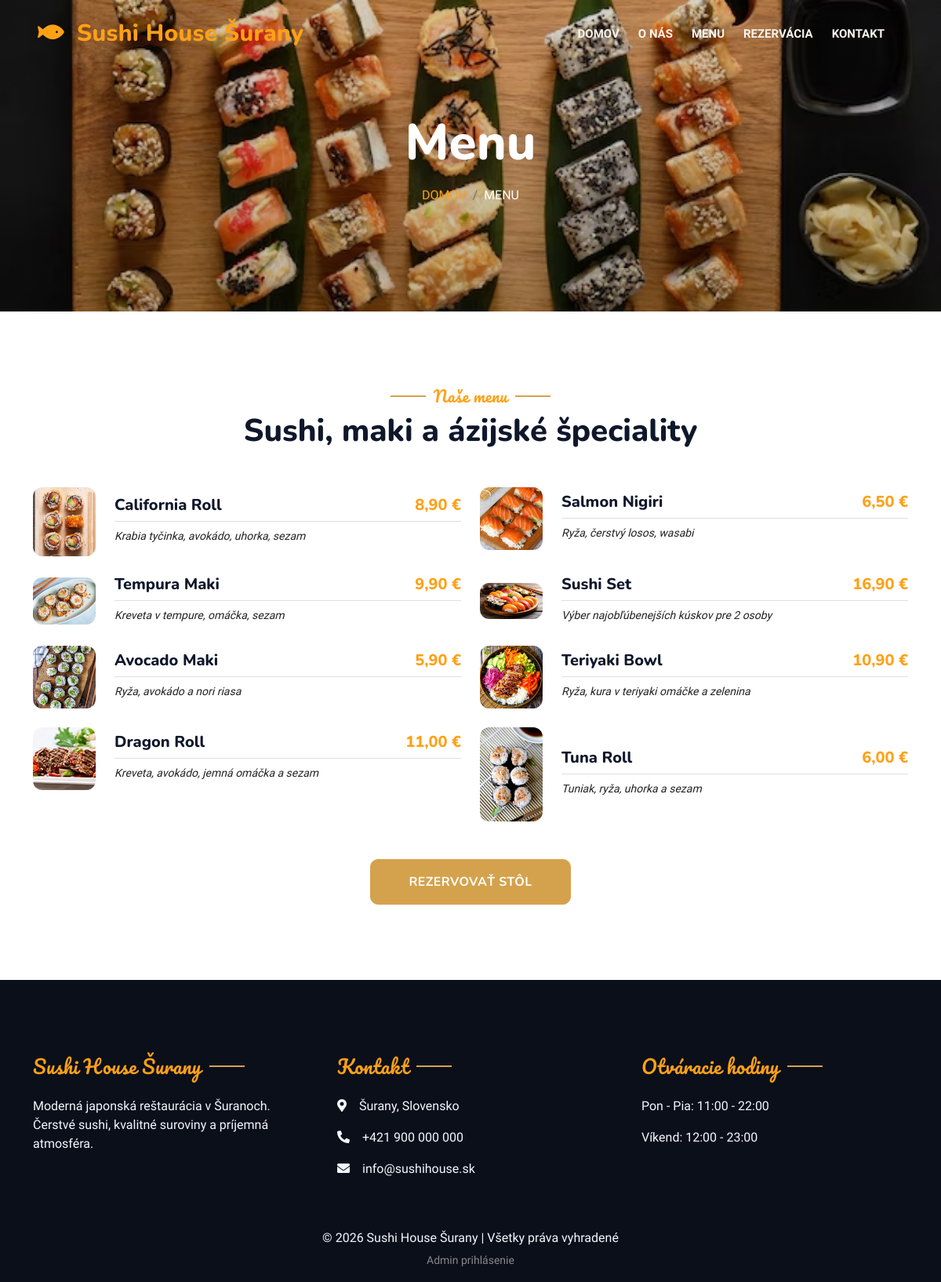
Page /menu.php on the committed database.
### tables this page shows
CREATE TABLE `menu_items` (
  `id` int(11) NOT NULL,
  `name` varchar(255) NOT NULL,
  `description` text NOT NULL,
  `price` decimal(10,2) NOT NULL,
  `image` varchar(255) DEFAULT NULL,
  `category` varchar(100) DEFAULT NULL,
  `created_at` timestamp NOT NULL DEFAULT current_timestamp()
);

### classes/MenuItem.php (called while the page is built, shortened)
<?php
require_once 'Database.php';
class MenuItem
{
    private PDO $connection;
    public function __construct()
    {
        $database = new Database();
        $this->connection = $database->connect();
    }
    public function getAll(): array
    {
        $sql = "SELECT * FROM menu_items ORDER BY id ASC";
        $statement = $this->connection->query($sql);
        return $statement->fetchAll();
    }
}

### classes/Database.php (called while the page is built)
<?php
class Database
{
    private string $host = '127.0.0.1';
    private string $dbName = 'sushi_house';
    private string $username = 'root';
    private string $password = '';
    private ?PDO $connection = null;
    public function connect(): PDO
    {
        if ($this->connection === null) {
            $dsn = "mysql:host={$this->host};dbname={$this->dbName};charset=utf8mb4";
            $this->connection = new PDO($dsn, $this->username, $this->password);
            $this->connection->setAttribute(PDO::ATTR_ERRMODE, PDO::ERRMODE_EXCEPTION);
            $this->connection->setAttribute(PDO::ATTR_DEFAULT_FETCH_MODE, PDO::FETCH_ASSOC);
        }
        return $this->connection;
    }
}

### menu.php (the view, shortened to what this page needs)
<?php
require_once 'classes/MenuItem.php';
$menuItem = new MenuItem();
$items = $menuItem->getAll();
require 'partials/header.php';
?>
<div class="container-xxl py-5 bg-dark hero-header mb-5">
    <div class="container text-center my-5 pt-5 pb-4">
        <h1 class="display-3 text-white mb-3 animated slideInDown">Menu</h1>
        <nav aria-label="breadcrumb">
            <ol class="breadcrumb justify-content-center text-uppercase">
                <li class="breadcrumb-item"><a href="index.php">Domov</a></li>
                <li class="breadcrumb-item text-white active" aria-current="page">Menu</li>
            </ol>
        </nav>
    </div>
</div>
<div class="container-xxl py-5">
    <div class="container">
        <div class="text-center wow fadeInUp" data-wow-delay="0.1s">
            <h5 class="section-title ff-secondary text-center text-primary fw-normal">Naše menu</h5>
            <h1 class="mb-5">Sushi, maki a ázijské špeciality</h1>
        </div>
        <div class="row g-4">
            <?php if (!empty($items)): ?>
                <?php foreach ($items as $item): ?>
                    <div class="col-lg-6">
                        <div class="d-flex align-items-center">
                            <img
                                class="flex-shrink-0 img-fluid rounded"
                                src="img/<?php echo htmlspecialchars($item['image']); ?>"
                                alt="<?php echo htmlspecialchars($item['name']); ?>"
                                style="width: 80px;"
                            >
                            <div class="w-100 d-flex flex-column text-start ps-4">
                                <h5 class="d-flex justify-content-between border-bottom pb-2">
                                    <span><?php echo htmlspecialchars($item['name']); ?></span>
                                    <span class="text-primary">
                                        <?php echo number_format((float)$item['price'], 2, ',', ' '); ?> €
                                    </span>
                                </h5>
                                <small class="fst-italic mb-1">
                                    <?php echo htmlspecialchars($item['description']); ?>
                                </small>
                            </div>
                        </div>
                    </div>
                <?php endforeach; ?>
            <?php else: ?>
                <div class="col-12 text-center">
                    <p>Momentálne nie sú dostupné žiadne položky v menu.</p>
                </div>
            <?php endif; ?>
        </div>
        <div class="text-center mt-5">
            <a href="booking.php" class="btn btn-primary py-3 px-5">Rezervovať stôl</a>
        </div>
    </div>
</div>
<?php require 'partials/footer.php'; ?>

### partials/header.php (shortened to what this page needs)
<!DOCTYPE html>
<html lang="sk">
<head>
    <link href="https://cdnjs.cloudflare.com/ajax/libs/font-awesome/5.10.0/css/all.min.css" rel="stylesheet">
    <link href="https://cdn.jsdelivr.net/npm/bootstrap-icons@1.4.1/font/bootstrap-icons.css" rel="stylesheet">
    <link href="lib/animate/animate.min.css" rel="stylesheet">
    <link href="lib/owlcarousel/assets/owl.carousel.min.css" rel="stylesheet">
    <link href="lib/tempusdominus/css/tempusdominus-bootstrap-4.min.css" rel="stylesheet" />
    <link href="css/bootstrap.min.css" rel="stylesheet">
    <link href="css/style.css" rel="stylesheet">
</head>
<body>
<div class="container-xxl bg-white p-0">
    <div class="container-xxl position-relative p-0">
        <nav class="navbar navbar-expand-lg navbar-dark bg-dark px-4 px-lg-5 py-3 py-lg-0">
            <a href="index.php" class="navbar-brand p-0">
                <h1 class="text-primary m-0">
                    <i class="fa fa-fish me-3"></i>Sushi House Šurany
                </h1>
            </a>
            <div class="collapse navbar-collapse" id="navbarCollapse">
                <div class="navbar-nav ms-auto py-0 pe-4">
                    <a href="index.php" class="nav-item nav-link">Domov</a>
                    <a href="about.php" class="nav-item nav-link">O nás</a>
                    <a href="menu.php" class="nav-item nav-link">Menu</a>
                    <a href="booking.php" class="nav-item nav-link">Rezervácia</a>
                    <a href="contact.php" class="nav-item nav-link">Kontakt</a>
                </div>
            </div>
        </nav>

### partials/footer.php
<div class="container-fluid bg-dark text-light footer pt-5 mt-5 wow fadeIn" data-wow-delay="0.1s">
    <div class="container py-5">
        <div class="row g-5">
            <div class="col-lg-4 col-md-6">
                <h4 class="section-title ff-secondary text-start text-primary fw-normal mb-4">Sushi House Šurany</h4>
                <p>Moderná japonská reštaurácia v Šuranoch. Čerstvé sushi, kvalitné suroviny a príjemná atmosféra.</p>
            </div>
            <div class="col-lg-4 col-md-6">
                <h4 class="section-title ff-secondary text-start text-primary fw-normal mb-4">Kontakt</h4>
                <p><i class="fa fa-map-marker-alt me-3"></i>Šurany, Slovensko</p>
                <p><i class="fa fa-phone-alt me-3"></i>+421 900 000 000</p>
                <p><i class="fa fa-envelope me-3"></i>info@sushihouse.sk</p>
            </div>
            <div class="col-lg-4 col-md-6">
                <h4 class="section-title ff-secondary text-start text-primary fw-normal mb-4">Otváracie hodiny</h4>
                <p>Pon - Pia: 11:00 - 22:00</p>
                <p>Víkend: 12:00 - 23:00</p>
            </div>
        </div>
    </div>
    <div class="container">
        <div class="text-center pb-3">
            <p class="mb-1">
                &copy; <?php echo date("Y"); ?> Sushi House Šurany | Všetky práva vyhradené
            </p>
            <small>
                <?php if (isset($_SESSION['user_id'])): ?>
                    <a href="admin.php" style="color: #d4a24c; text-decoration: none; margin-right: 10px;">
                        Administrácia
                    </a>
                    <a href="logout.php" style="color: red; text-decoration: none;">
                        Odhlásiť sa
                    </a>
                <?php else: ?>
                    <a href="login.php" style="color: #888; text-decoration: none;">
                        Admin prihlásenie
                    </a>
                <?php endif; ?>
            </small>
        </div>
    </div>
</div>
</div>

### css/style.css (style rules this page uses)
:root { --primary: #d4a24c; --light: #F8F5EF; --dark: #0B0F1A; --dark-soft: #141A29; --text-muted: #B8C1D1; --white: #FFFFFF; }
body { font-family: 'Heebo', sans-serif; background-color: #fcfbf8; color: #222; }
.ff-secondary { font-family: 'Pacifico', cursive; }
.btn { font-family: 'Nunito', sans-serif; font-weight: 700; text-transform: uppercase; letter-spacing: .4px; transition: .3s; border-radius: 10px; padding-top: 12px; padding-bottom: 12px; }
.btn.btn-primary, .btn.btn-secondary { color: #FFFFFF; }
.btn-primary { background: var(--primary); border-color: var(--primary); }
.navbar-dark { transition: .3s ease; }
.navbar-dark .navbar-nav .nav-link { position: relative; margin-left: 24px; padding: 32px 0; font-size: 15px; color: var(--light) !important; text-transform: uppercase; font-weight: 700; outline: none; transition: .3s; }
.navbar-dark .navbar-brand h1 { font-size: 30px; letter-spacing: .3px; }
@media (min-width: 992px) { .navbar-dark { position: absolute; width: 100%; top: 0; left: 0; z-index: 999; background: transparent !important; } }
.hero-header { background: linear-gradient(rgba(0,0,0,.15), rgba(0,0,0,.25)), url("../img/sushi.jpg"); background-size: cover; background-position: center; }
.section-title { position: relative; display: inline-block; letter-spacing: .4px; }
.section-title::before { position: absolute; content: ""; width: 45px; height: 2px; top: 50%; left: -55px; margin-top: -1px; background: var(--primary); }
.section-title::after { position: absolute; content: ""; width: 45px; height: 2px; top: 50%; right: -55px; margin-top: -1px; background: var(--primary); }
.section-title.text-start::before, .section-title.text-end::after { display: none; }
.d-flex.align-items-center img.flex-shrink-0 { border-radius: 12px !important; }
.border-bottom { border-color: rgba(0, 0, 0, .12) !important; }
.footer { background: var(--dark) !important; }
.rounded { border-radius: 16px !important; }
.container-xxl.py-5 { position: relative; }

### rows in the picture
menu_items: image (picture), name "California Roll", price "8,90", description "Krabia tyčinka, avokádo, uhorka, sezam"
menu_items: image (picture), name "Salmon Nigiri", price "6,50", description "Ryža, čerstvý losos, wasabi"
menu_items: image (picture), name "Tempura Maki", price "9,90", description "Kreveta v tempure, omáčka, sezam"
menu_items: image (picture), name "Sushi Set", price "16,90", description "Výber najobľúbenejších kúskov pre 2 osoby"
menu_items: image (picture), name "Avocado Maki", price "5,90", description "Ryža, avokádo a nori riasa"
menu_items: image (picture), name "Teriyaki Bowl", price "10,90", description "Ryža, kura v teriyaki omáčke a zelenina"
menu_items: image (picture), name "Dragon Roll", price "11,00", description "Kreveta, avokádo, jemná omáčka a sezam"
menu_items: image (picture), name "Tuna Roll", price "6,00", description "Tuniak, ryža, uhorka a sezam"
